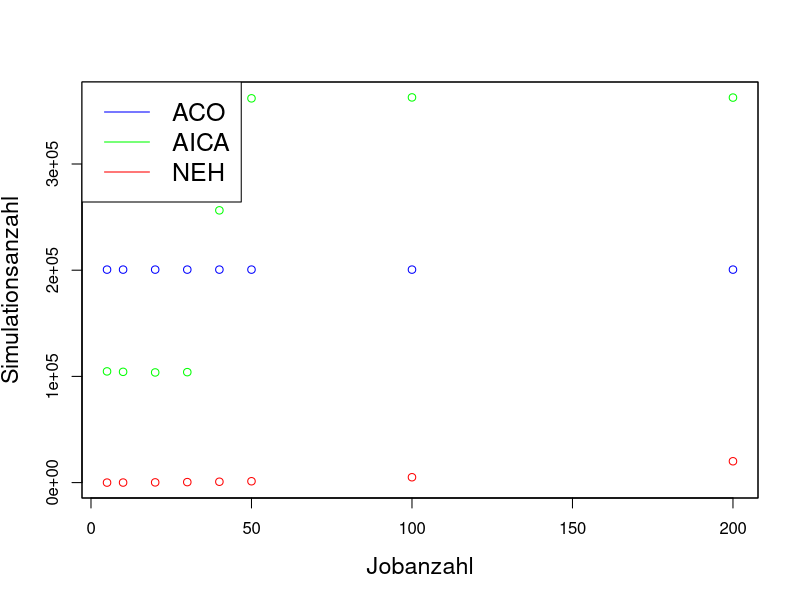

Source code (R):
overview <- read.csv(file="overview_simulations.csv", header=TRUE, sep=",")

jpeg("overview_avg_simulations.jpeg")
yrange <- range(overview$aco, overview$aica, overview$neh)
xrange <- range(overview$jobs)

plot(overview$jobs, overview$aco, type="p", ylim=yrange, xlim=xrange, col="blue", ann=FALSE)
lines(overview$jobs, overview$aica, type="p", col="green")
lines(overview$jobs, overview$neh, type="p", col="red")
box()

title(main="", xlab="Jobanzahl", ylab="Simulationsanzahl", font.main=4, cex.lab=1.4, cex.axis=1.4, cex.main=1.4, cex.sub=1.4)
legend("topleft", legend=c("ACO", "AICA", "NEH"), col=c("blue", "green", "red"), lty=1:1, cex=1.5)